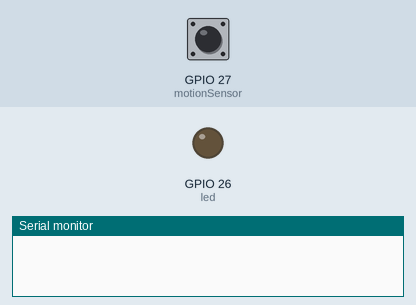
Simulated run of this sketch. Board: ESP32. Parts: output pins drawn as LEDs (lit = HIGH), the last lines printed to the serial monitor. The inputs (shaded band) are chosen by the test bench; at power-on: GPIO 27 (motionSensor) HIGH.

Above: at 1.2 s.
1.3 s: GPIO 27 (motionSensor) pulsed LOW 2 times (0.12 s each, 0.3 s apart)
At 2.1 s:
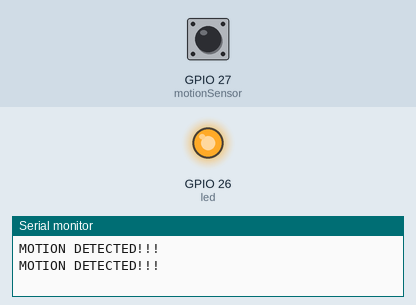
Timing chart, 0 to 8.2 s (numbered marks = the images above; inputs shaded):
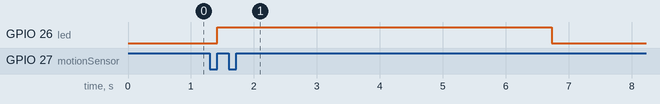

The sketch:

motion_sensor.ino
```cpp
#define timeSeconds 5

const int led = 26;
const int motionSensor = 27;

// Timer: Auxiliar variables
long now = millis();
long lastTrigger = 0;
boolean startTimer = false;

boolean motionDetectedFlag = false;

//checks if motion was detected, sets LED HIGH and starts a timer
void IRAM_ATTR detectsMovement(){
  motionDetectedFlag = true;
}

void setup() {
  // put your setup code here, to run once:
  Serial.begin(115200);

  pinMode(motionSensor, INPUT_PULLUP);

  //Set motionSensor pin as interrupt, assign interrupt function and set RISING mode
  attachInterrupt(digitalPinToInterrupt(motionSensor), detectsMovement, RISING);

  // set LED LOW
  pinMode(led, OUTPUT);
}

void loop() {
  // Current time
  now = millis();
  //Turn off the LED after the number of seconds defined in the timeSeconds variable
  if(startTimer && (now - lastTrigger > (timeSeconds*1000))){
    Serial.println("Motion stopped...");
    digitalWrite(led, LOW);
    startTimer = false;
  }

  if(motionDetectedFlag){
    turnLEDOn();
  }
}

void turnLEDOn(){
    Serial.println("MOTION DETECTED!!!");
    digitalWrite(led, HIGH);
    startTimer = true;
    lastTrigger = millis();
    motionDetectedFlag = false;
}
```

Measured:
- after the input at 1.3 s, GPIO 26 (led): LOW → HIGH after 0.12 s, → LOW 5.3 s later
